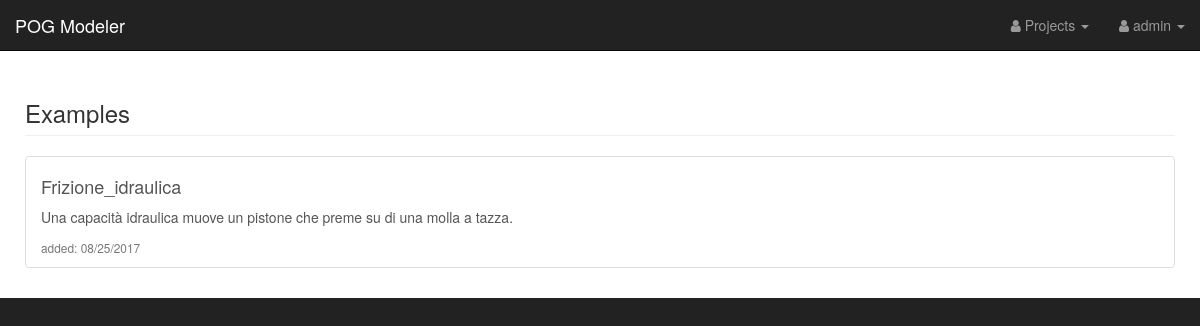
/projects/examples/ (signed in), run on the app's committed database.
### AWD_Zanasi/models.py (models this page shows, shortened)
class Project(models.Model):
    name = models.CharField(max_length=200, default='project', help_text='Project name')
    user = models.ForeignKey(settings.AUTH_USER_MODEL, default='admin')
    matlab_file = models.FileField(upload_to=matlab_file_path, help_text="Matlab POG code file",  blank=True, null=True)
    proj_desc = models.CharField(max_length=400, blank=True, null=True, help_text="Project description")
    launch_date = models.DateTimeField(verbose_name='Launch Date', blank=True,
                                       null=True, help_text='Project last execution date')
    is_example = models.BooleanField(default=False,
                                     help_text='Used only by an Admin user to mark a project as an example for users.')

### AWD_Zanasi/views.py (the view)
# urls.py: url(r'^projects/examples/$', views.examples, name='examples'),
@login_required
def examples(request):
    projects = Project.objects.filter(is_example=True)
    return render(request, 'AWD_Zanasi/examples.html', {'projects': projects})

### AWD_Zanasi/templates/AWD_Zanasi/examples.html (shortened to what this page needs)
{% extends "AWD_Zanasi/base.html" %}
{% block container %}
    <div class="container-fluid">
        <div class="row">
            <div class="col-lg-12">
                <h3 class="page-header">
                    Examples
                </h3>
            </div>
        </div>
        <div class="list-group">
            {% for project in projects %}
                <a class="list-group-item list-group-item-action flex-column align-items-start"
                   href="{% url 'project_results' project.id %}">
                    <div class="d-flex w-100 justify-content-between">
                        <h4 class="mb-1">{{ project.name }}</h4>
                    </div>
                    <p class="mb-1">{{ project.proj_desc }}</p>
                    <small class="text-muted">added: {{ project.launch_date|date:"SHORT_DATE_FORMAT" }}</small>
                </a>
            {% endfor %}
        </div>
    </div>
{% endblock %}

### AWD_Zanasi/templates/AWD_Zanasi/base.html (shortened to what this page needs)
{% load staticfiles %}
<!DOCTYPE html>
<html lang="en">
<head>
    {% load static %}
    <link href="{% static "/AWD_Zanasi/css/bootstrap.min.css" %}" rel="stylesheet">
    <link href="{% static "/AWD_Zanasi/css/sb-admin.css" %}" rel="stylesheet">
    <link href="{% static "/AWD_Zanasi/font-awesome/css/font-awesome.min.css" %}" rel="stylesheet" type="text/css">
</head>
<body>
<div id="wrapper">
    <nav class="navbar navbar-inverse navbar-fixed-top" role="navigation">
        <div class="navbar-header">
            <a class="navbar-brand" href="{% url 'index' %}">POG Modeler</a>
        </div>
        <ul class="nav navbar-right top-nav">
            {% if user.is_authenticated %}
                <li class="dropdown">
                    <a href="#" class="dropdown-toggle" data-toggle="dropdown"><i
                            class="fa fa-user"></i> Projects <b
                            class="caret"></b></a>
                </li>
                <li class="dropdown">
                    <a href="#" class="dropdown-toggle" data-toggle="dropdown"><i
                            class="fa fa-user"></i> {{ user.username }} <b
                            class="caret"></b></a>
                </li>
            {% else %}
                <li>
                    <a href="{% url 'auth_login' %}"><i class="fa fa-sign-in"></i> Login </a>
                </li>
            {% endif %}
        </ul>
    </nav>
    <div id="page-wrapper">
        {% block container %}
        {% endblock %}
    </div>
</div>
</body>
</html>

### AWD_Zanasi/static/AWD_Zanasi/css/sb-admin.css (style rules this page uses)
body { margin-top: 100px; background-color: #222; }
@media (min-width:768px) { body { margin-top: 50px; } }
#wrapper { padding-left: 0; }
#page-wrapper { width: 100%; padding: 0; background-color: #fff; }
@media (min-width:768px) { #page-wrapper { padding: 10px; } }
.top-nav { padding: 0 15px; }
.top-nav>li { display: inline-block; float: left; }
.top-nav>li>a { padding-top: 15px; padding-bottom: 15px; line-height: 20px; color: #999; }

### data on the page
Project: name "Frizione_idraulica", proj_desc "Una capacità idraulica muove un pistone che preme su di una molla a tazza.", launch_date "08/25/2017"

### other printed values
{{ user.username }} "admin"
